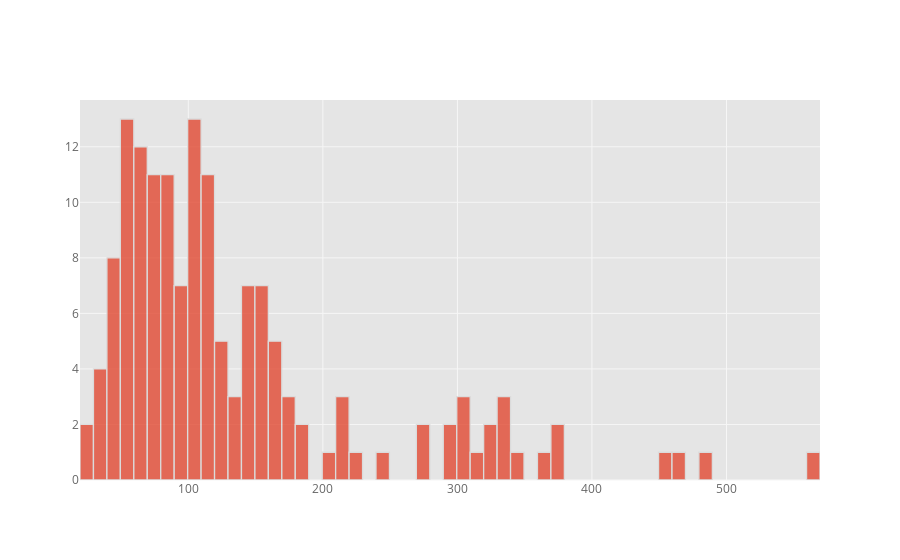

Write notebook code for a chart like this one.
### Code cell
df[['len']].iplot(kind='histogram', bins=100)

### Figure 1 — Plotly figure (JSON) as saved in the notebook; plotly's stock layout.template omitted (floating-point values rounded to 4 significant figures; data arrays with more than 128 entries replaced by an {"elided": "..."} marker saying what was removed)
{"data": [{"histfunc": "count", "histnorm": "", "marker": {"color": "rgba(226, 74, 51, 1.0)", "line": {"color": "#D9D9D9", "width": 1.3}}, "name": "len", "nbinsx": 100, "opacity": 0.8, "orientation": "v", "type": "histogram", "uid": "f09d2171-0d49-49a5-9b86-37d2363ee4a5", "x": {"elided": "151 int values"}}], "layout": {"barmode": "overlay", "legend": {"bgcolor": "#FFFFFF", "font": {"color": "#666666"}}, "paper_bgcolor": "#FFFFFF", "plot_bgcolor": "#E5E5E5", "title": {"font": {"color": "#151516"}}, "xaxis": {"gridcolor": "#F6F6F6", "showgrid": true, "tickfont": {"color": "#666666"}, "title": {"font": {"color": "#666666"}, "text": ""}, "zerolinecolor": "#F6F6F6"}, "yaxis": {"gridcolor": "#F6F6F6", "showgrid": true, "tickfont": {"color": "#666666"}, "title": {"font": {"color": "#666666"}, "text": ""}, "zerolinecolor": "#F6F6F6"}}}
